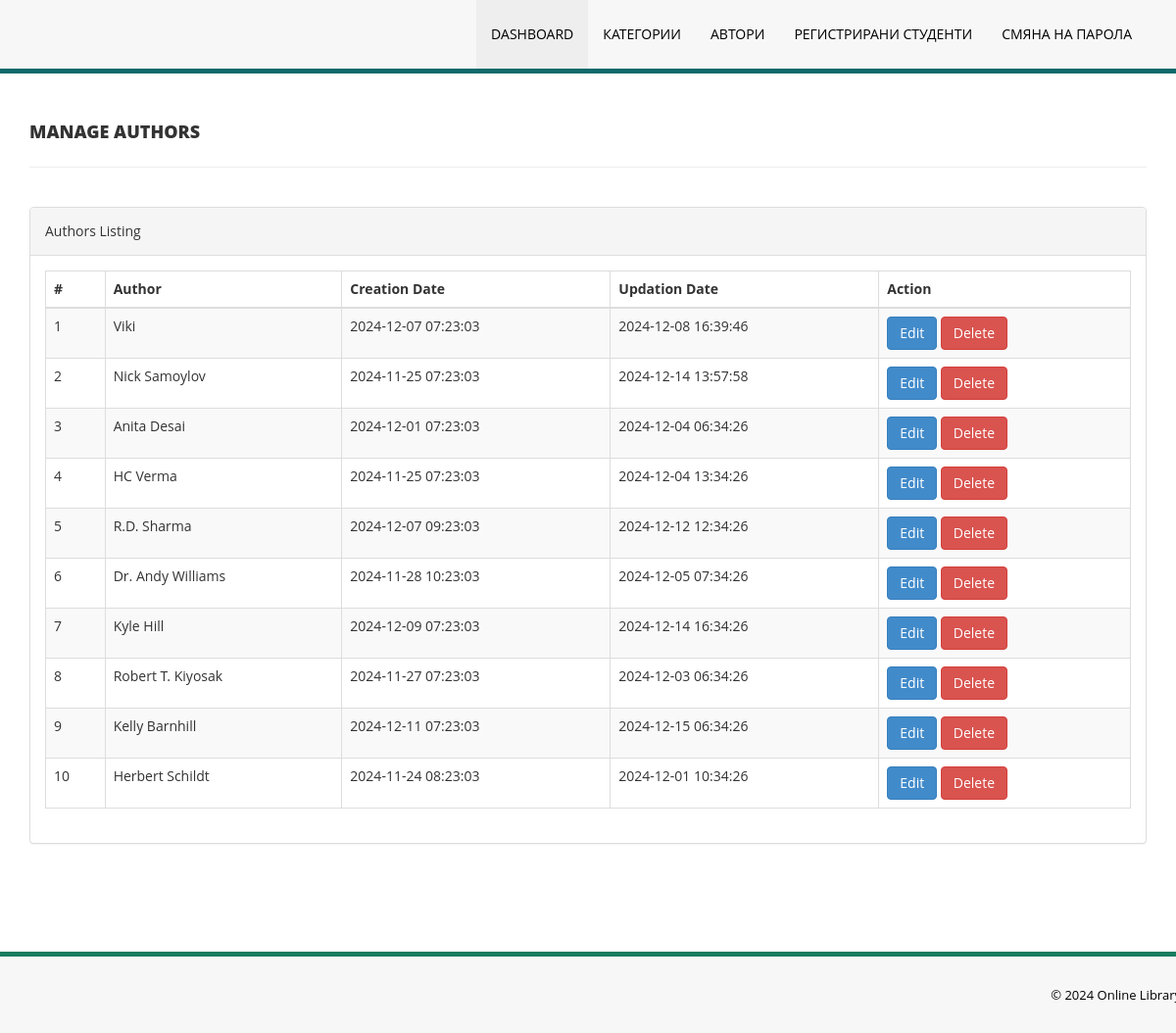
Screenshot of /admin/manage-authors.php (signed in) with the database file from the repository.
### tables this page shows
CREATE TABLE `tblauthors` (
  `id` int(11) NOT NULL,
  `AuthorName` varchar(159) DEFAULT NULL,
  `creationDate` timestamp NULL DEFAULT current_timestamp(),
  `UpdationDate` timestamp NULL DEFAULT NULL ON UPDATE current_timestamp()
);

### admin/manage-authors.php (the view, shortened to what this page needs)
<?php
include('includes/config.php');
if(strlen($_SESSION['alogin'])==0)
    {
header('location:index.php');
}
else{
    ?>
<!DOCTYPE html>
<html xmlns="http://www.w3.org/1999/xhtml">
<head>
    <link href="assets/css/bootstrap.css" rel="stylesheet" />
    <link href="assets/js/dataTables/dataTables.bootstrap.css" rel="stylesheet" />
    <link href="assets/css/style.css" rel="stylesheet" />
</head>
<body>
<?php include('includes/header.php');?>
    <div class="content-wrapper">
         <div class="container">
        <div class="row pad-botm">
            <div class="col-md-12">
                <h4 class="header-line">Manage Authors</h4>
    </div>
     <div class="row">
</div>
        </div>
            <div class="row">
                <div class="col-md-12">
                    <div class="panel panel-default">
                        <div class="panel-heading">
                           Authors Listing
                        </div>
                        <div class="panel-body">
                            <div class="table-responsive">
                                <table class="table table-striped table-bordered table-hover" id="dataTables-example">
                                    <thead>
                                        <tr>
                                            <th>#</th>
                                            <th>Author</th>
                                            <th>Creation Date</th>
                                            <th>Updation Date</th>
                                            <th>Action</th>
                                        </tr>
                                    </thead>
                                    <tbody>
<?php $sql = "SELECT * from  tblauthors";
$query = $dbh -> prepare($sql);
$query->execute();
$results=$query->fetchAll(PDO::FETCH_OBJ);
$cnt=1;
if($query->rowCount() > 0)
{
foreach($results as $result)
{               ?>
                                        <tr class="odd gradeX">
                                            <td class="center"><?php echo htmlentities($cnt);?></td>
                                            <td class="center"><?php echo htmlentities($result->AuthorName);?></td>
                                            <td class="center"><?php echo htmlentities($result->creationDate);?></td>
                                            <td class="center"><?php echo htmlentities($result->UpdationDate);?></td>
                                            <td class="center">
                                            <a href="edit-author.php?athrid=<?php echo htmlentities($result->id);?>"><button class="btn btn-primary"><i class="fa fa-edit "></i> Edit</button>
                                          <a href="manage-authors.php?del=<?php echo htmlentities($result->id);?>" onclick="return confirm('Are you sure you want to delete?');"" >  <button class="btn btn-danger"><i class="fa fa-pencil"></i> Delete</button>
                                            </td>
                                        </tr>
 <?php $cnt=$cnt+1;}} ?>
                                    </tbody>
                                </table>
                            </div>
                        </div>
                    </div>
                </div>
            </div>
    </div>
    </div>
  <?php include('includes/footer.php');?>
</body>
</html>
<?php
}
?>

### admin/assets/css/style.css (style rules this page uses)
body { font-family: 'Open Sans', sans-serif; line-height:28px; }
.content-wrapper { margin-top: 40px; min-height:800px; padding-bottom:90px; }
.header-line { font-weight:900; padding-bottom:25px; border-bottom:1px solid #eeeeee; text-transform:uppercase; }
.pad-botm { padding-bottom:30px; }

### rows the page displays
tblauthors: AuthorName "Viki", creationDate "2024-12-07 07:23:03", UpdationDate "2024-12-08 16:39:46"
tblauthors: AuthorName "Nick Samoylov", creationDate "2024-11-25 07:23:03", UpdationDate "2024-12-14 13:57:58"
tblauthors: AuthorName "Anita Desai", creationDate "2024-12-01 07:23:03", UpdationDate "2024-12-04 06:34:26"
tblauthors: AuthorName "HC Verma", creationDate "2024-11-25 07:23:03", UpdationDate "2024-12-04 13:34:26"
tblauthors: AuthorName "R.D. Sharma", creationDate "2024-12-07 09:23:03", UpdationDate "2024-12-12 12:34:26"
tblauthors: AuthorName "Dr. Andy Williams", creationDate "2024-11-28 10:23:03", UpdationDate "2024-12-05 07:34:26"
tblauthors: AuthorName "Kyle Hill", creationDate "2024-12-09 07:23:03", UpdationDate "2024-12-14 16:34:26"
tblauthors: AuthorName "Robert T. Kiyosak", creationDate "2024-11-27 07:23:03", UpdationDate "2024-12-03 06:34:26"
tblauthors: AuthorName "Kelly Barnhill", creationDate "2024-12-11 07:23:03", UpdationDate "2024-12-15 06:34:26"
tblauthors: AuthorName "Herbert Schildt", creationDate "2024-11-24 08:23:03", UpdationDate "2024-12-01 10:34:26"
